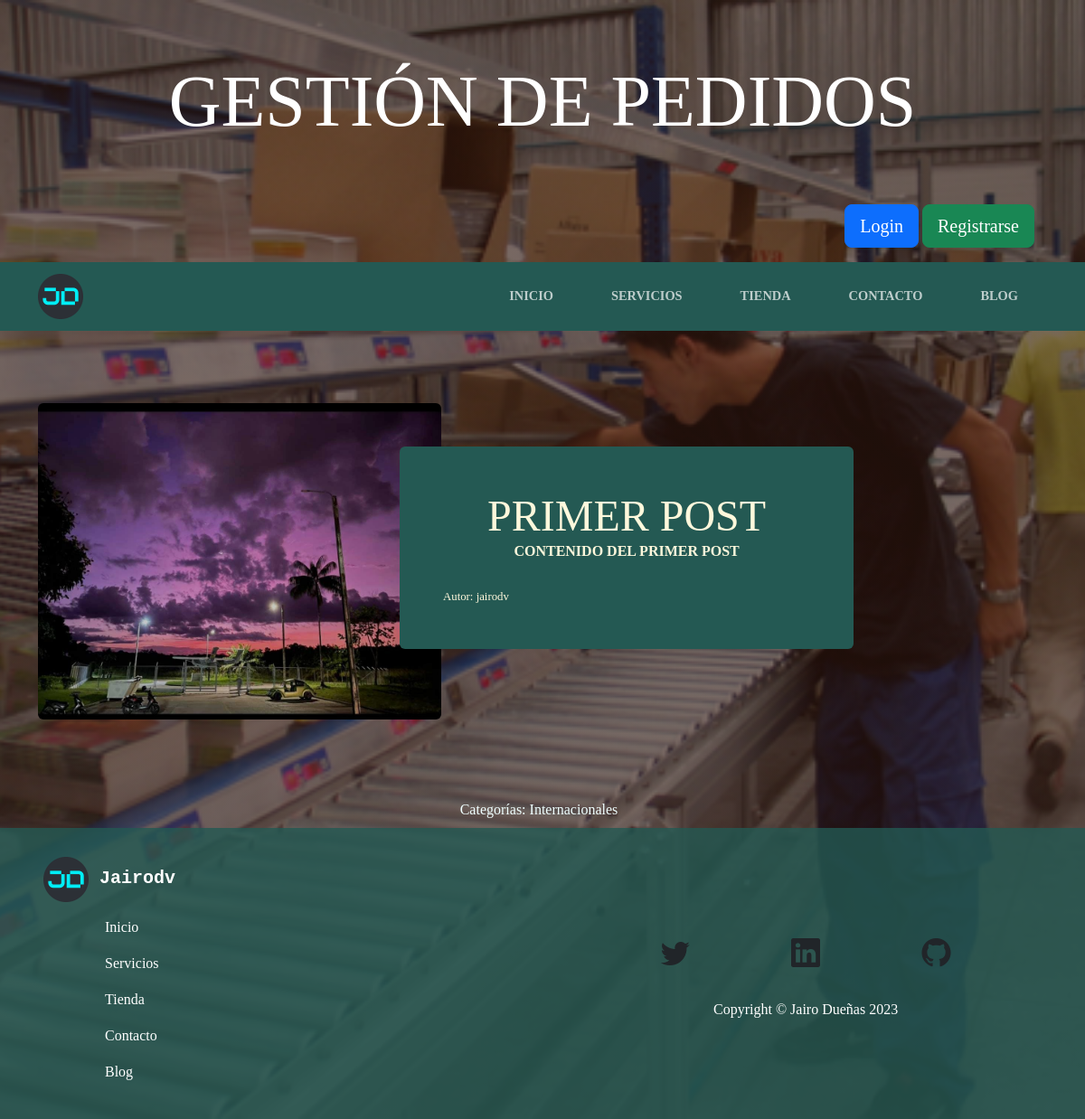
The app's page /blog/categoria/1/ with its own data.
### blog/models.py (models this page shows, shortened)
class Post(models.Model):
  titulo = models.CharField(max_length=100)
  contenido = models.CharField(max_length=100)
  imagen = models.ImageField(upload_to='blog', null=True, blank=True)
  autor = models.ForeignKey(User, on_delete=models.CASCADE)
  categorias = models.ManyToManyField(Categoria)
  created = models.DateTimeField(auto_now_add=True)
  updated = models.DateTimeField(auto_now_add=True)
  class Meta:
    verbose_name = 'post'
    verbose_name_plural = 'posts'

class Categoria(models.Model):
  nombre = models.CharField(max_length=50)
  created = models.DateTimeField(auto_now_add=True)
  updated = models.DateTimeField(auto_now_add=True)
  class Meta:
    verbose_name = 'categoria'
    verbose_name_plural = 'categorias'

### blog/views.py (the view)
# urls.py: path('categoria/<int:categoria_id>/', views.categoria, name='categoria')
def categoria(request, categoria_id):
  categoria = Categoria.objects.get(id=categoria_id)
  posts = Post.objects.filter(categorias=categoria)
  return render(request, 'blog/categoria.html', {'categoria':categoria, 'posts':posts})

### carro/context_processor.py (called while the page is built)
def importe_total_carro(request):
  total=0
  if request.user.is_authenticated:
    for key, value in request.session["carro"].items():
      total=total + float(value["precio"])
  else:
    total="Debes hacer login"
  return {"importe_total_carro":total}

### blog/templates/blog/categoria.html (shortened to what this page needs)
{% extends 'base.html' %}
{% load static %}
{% block content %}
{% for post in posts %}
<section class="page-section clearfix">
  <div class="container">
    <div class="intro">
      <img class="intro-img img-fluid mb-3 mb-lg-0 rounded" src="{{post.imagen.url}}" alt="Imagenes del post"
        style="width: 40%;">
      <div class="intro-text left-0 text-center bg-faded p-5 rounded">
        <h2 class="section-heading mb-4">
          <span class="section-heading-lower">{{post.titulo}}</span>
          <span class="section-heading-upper">{{post.contenido}}</span>
        </h2>
        <div style="text-align: left; font-size: 0.8em;">
          Autor: {{post.autor}}
        </div>
      </div>
    </div>
  </div>
</section>
{% endfor %}
<section class="py-2">
  <div style="width: 75%; margin:auto; text-align:center; color:azure">
    Categorías:
    {% for post in posts %}
    {% for categoria in post.categorias.all %}
    {{categoria.nombre}} &nbsp;
    {% endfor %}
    {% endfor %}
  </div>
</section>
{% endblock content %}

### home/static/css/gestion.css (style rules this page uses)
body { font-family: 'Lora'; background: linear-gradient(rgba(47, 23, 15, 0.65), rgba(47, 23, 15, 0.65)), url("../img/bg_main.jpg"); background-attachment: fixed; background-position: center; background-size: cover; }
h1, h2, h3, h4, h5, h6 { font-family: 'Raleway'; }
.page-section { margin-top: 5rem; margin-bottom: 5rem; }
.section-heading { text-transform: uppercase; }
.section-heading .section-heading-upper { display: block; font-size: 1rem; font-weight: 800; padding-bottom:.5rem; }
.section-heading .section-heading-lower { display: block; font-size: 3rem; font-weight: 100; }
.bg-faded { background-color: rgba(255, 255, 255, 0.85); }
.intro { position: relative; }
@media (min-width: 992px) { .intro .intro-img { width: 65%; float: left; } }
@media (min-width: 992px) { .intro .intro-text { left: 400px; width: 60%; margin-top: 3rem; background-color: rgb(36, 89, 83); color: cornsilk; position: absolute; } }
@media (min-width: 1200px) { .intro .intro-text { width: 45%; } }

### records on screen
Post: imagen (picture), titulo "PRIMER POST", contenido "CONTENIDO DEL PRIMER POST", autor "jairodv"
Categoria: nombre "Internacionales"
